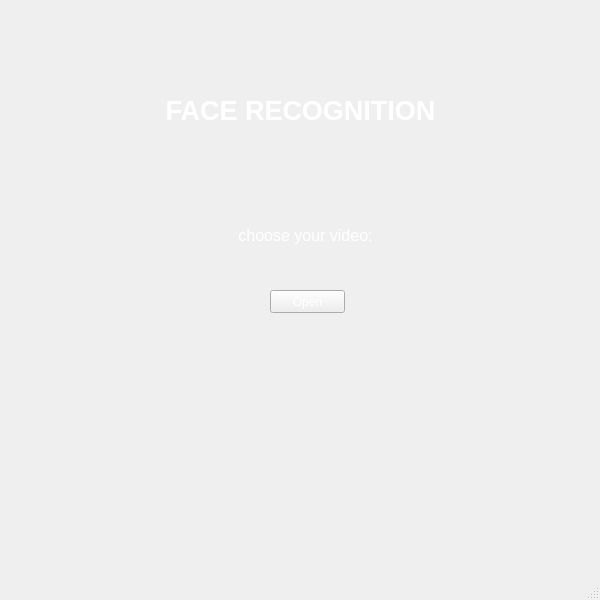
<?xml version="1.0" encoding="UTF-8"?>
<ui version="4.0">
 <class>MainWindow</class>
 <widget class="QMainWindow" name="MainWindow">
  <property name="geometry">
   <rect>
    <x>0</x>
    <y>0</y>
    <width>600</width>
    <height>600</height>
   </rect>
  </property>
  <property name="windowTitle">
   <string>Face Recognition</string>
  </property>
  <property name="styleSheet">
   <string notr="true"> background-image: url(&quot;C:/Users/pc-5/PycharmProjects/face-recognition/background.jpg&quot;); </string>
  </property>
  <widget class="QWidget" name="centralwidget">
   <widget class="QLabel" name="label">
    <property name="geometry">
     <rect>
      <x>220</x>
      <y>220</y>
      <width>171</width>
      <height>31</height>
     </rect>
    </property>
    <property name="frameShape">
     <enum>QFrame::NoFrame</enum>
    </property>
    <property name="text">
     <string>&lt;html&gt;&lt;head/&gt;&lt;body&gt;&lt;p align=&quot;center&quot;&gt;&lt;span style=&quot; font-size:12pt; color:#ffffff;&quot;&gt;choose your video:&lt;/span&gt;&lt;/p&gt;&lt;/body&gt;&lt;/html&gt;</string>
    </property>
   </widget>
   <widget class="QPushButton" name="openButton">
    <property name="geometry">
     <rect>
      <x>270</x>
      <y>290</y>
      <width>75</width>
      <height>23</height>
     </rect>
    </property>
    <property name="styleSheet">
     <string notr="true">color: rgb(255, 255, 255);
</string>
    </property>
    <property name="text">
     <string>Open</string>
    </property>
   </widget>
   <widget class="QLabel" name="label_2">
    <property name="geometry">
     <rect>
      <x>150</x>
      <y>90</y>
      <width>301</width>
      <height>41</height>
     </rect>
    </property>
    <property name="text">
     <string>&lt;html&gt;&lt;head/&gt;&lt;body&gt;&lt;p align=&quot;center&quot;&gt;&lt;span style=&quot; font-size:20pt; font-weight:600; color:#ffffff;&quot;&gt;FACE RECOGNITION&lt;/span&gt;&lt;/p&gt;&lt;/body&gt;&lt;/html&gt;</string>
    </property>
   </widget>
  </widget>
  <widget class="QMenuBar" name="menubar">
   <property name="geometry">
    <rect>
     <x>0</x>
     <y>0</y>
     <width>600</width>
     <height>21</height>
    </rect>
   </property>
  </widget>
  <widget class="QStatusBar" name="statusbar"/>
 </widget>
 <resources>
  <include location="images.qrc"/>
 </resources>
 <connections/>
</ui>
